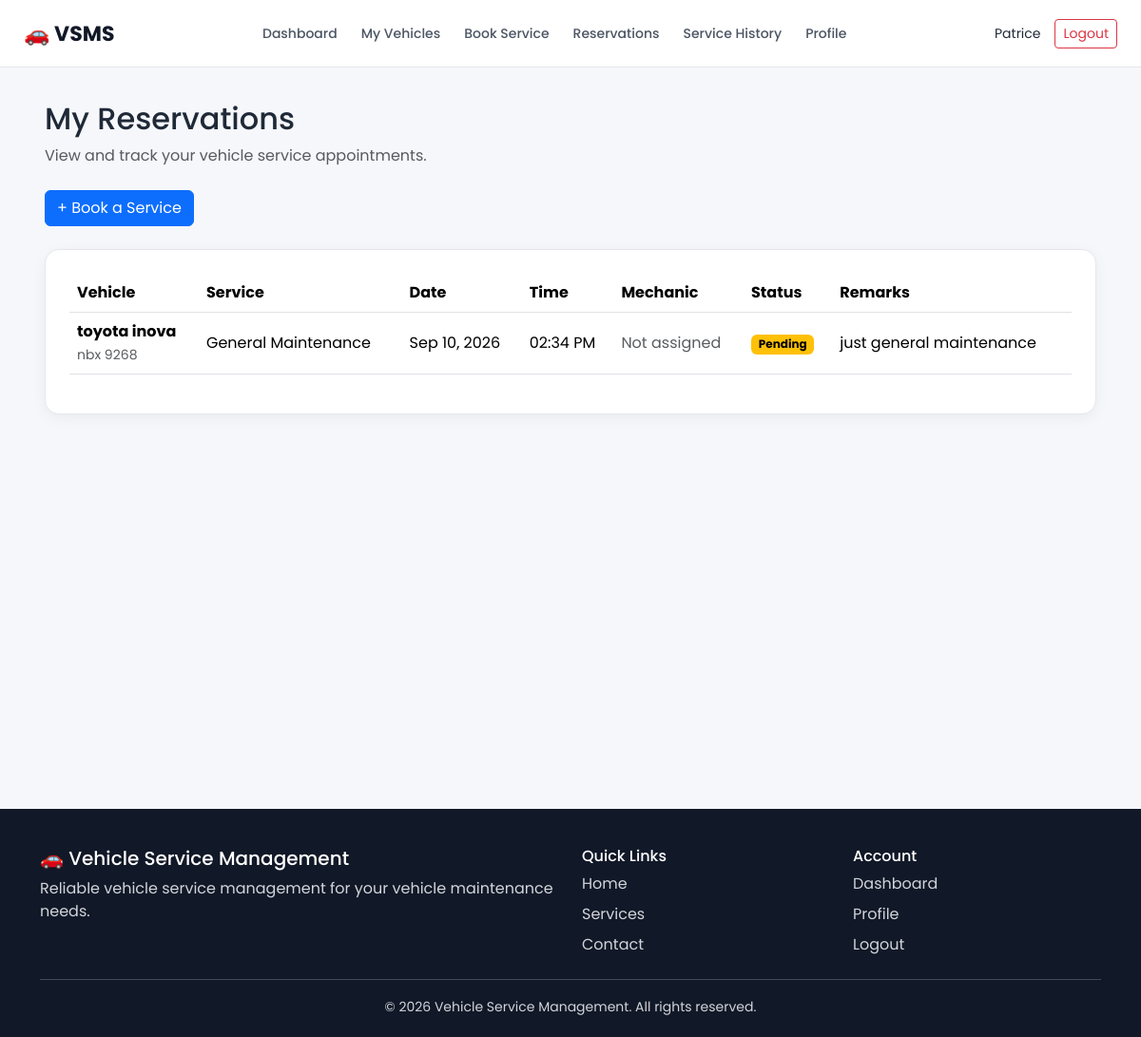
The page /vehicle-service-management/customer/reservations.php (signed in) on the database its author committed.
### tables this page shows
CREATE TABLE `reservations` (
  `id` int(11) NOT NULL,
  `user_id` int(11) NOT NULL,
  `vehicle_id` int(11) NOT NULL,
  `service_type` varchar(100) NOT NULL,
  `appointment_date` date NOT NULL,
  `appointment_time` time NOT NULL,
  `remarks` text DEFAULT NULL,
  `status` enum('Pending','Approved','In Progress','Completed','Cancelled') DEFAULT 'Pending',
  `mechanic_id` int(11) DEFAULT NULL,
  `created_at` timestamp NOT NULL DEFAULT current_timestamp()
);

CREATE TABLE `vehicles` (
  `id` int(11) NOT NULL,
  `user_id` int(11) NOT NULL,
  `brand` varchar(50) NOT NULL,
  `model` varchar(50) NOT NULL,
  `year` year(4) NOT NULL,
  `plate_number` varchar(20) NOT NULL,
  `color` varchar(30) DEFAULT NULL,
  `created_at` timestamp NOT NULL DEFAULT current_timestamp()
);

### vehicle-service-management/customer/reservations.php (the view, shortened to what this page needs)
<?php
include "../includes/customer_header.php";
$user_id = $_SESSION['customer_id'];
$query = "
    SELECT
        r.id,
        r.service_type,
        r.appointment_date,
        r.appointment_time,
        r.remarks,
        r.status,
        r.created_at,
        v.brand,
        v.model,
        v.plate_number
    FROM reservations r
    INNER JOIN vehicles v
        ON r.vehicle_id = v.id
    WHERE r.user_id = ?
    ORDER BY
        r.appointment_date DESC,
        r.appointment_time DESC
";
$stmt = mysqli_prepare($conn, $query);
mysqli_stmt_bind_param(
    $stmt,
    "i",
    $user_id
);
mysqli_stmt_execute($stmt);
$result = mysqli_stmt_get_result($stmt);
?>
<div class="container-fluid">
    <div class="mb-4">
        <h2>
            My Reservations
        </h2>
        <p class="text-muted">
            View and track your vehicle service appointments.
        </p>
    </div>
    <div class="mb-4">
        <a
            href="book_service.php"
            class="btn btn-primary"
        >
            + Book a Service
        </a>
    </div>
    <div class="dashboard-card">
        <?php if (mysqli_num_rows($result) > 0): ?>
            <div class="table-responsive">
                <table class="table table-hover align-middle">
                    <thead>
                        <tr>
                            <th>Vehicle</th>
                            <th>Service</th>
                            <th>Date</th>
                            <th>Time</th>
                            <th>Mechanic</th>
                            <th>Status</th>
                            <th>Remarks</th>
                        </tr>
                    </thead>
                    <tbody>
                        <?php while ($reservation = mysqli_fetch_assoc($result)): ?>
                            <tr>
                                <td>
                                    <strong>
                                        <?= htmlspecialchars($reservation['brand']); ?>
                                        <?= htmlspecialchars($reservation['model']); ?>
                                    </strong>
                                    <br>
                                    <small class="text-muted">
                                        <?= htmlspecialchars($reservation['plate_number']); ?>
                                    </small>
                                </td>
                                <td>
                                    <?= htmlspecialchars($reservation['service_type']); ?>
                                </td>
                                <td>
                                    <?= date(
                                        'M d, Y',
                                        strtotime($reservation['appointment_date'])
                                    ); ?>
                                </td>
                                <td>
                                    <?= date(
                                        'h:i A',
                                        strtotime($reservation['appointment_time'])
                                    ); ?>
                                </td>
                                 <td>
                                    <span class="text-muted">
                                        Not assigned
                                    </span>
                                </td>
                                <td>
                                    <?php
                                    $status = $reservation['status'];
                                    $status_class = 'secondary';
                                    if ($status === 'Pending') {
                                        $status_class = 'warning';
                                    } elseif ($status === 'Approved') {
                                        $status_class = 'primary';
                                    } elseif ($status === 'In Progress') {
                                        $status_class = 'info';
                                    } elseif ($status === 'Completed') {
                                        $status_class = 'success';
                                    } elseif ($status === 'Cancelled') {
                                        $status_class = 'danger';
                                    }
                                    ?>
                                    <span
                                        class="badge text-bg-<?= $status_class; ?>"
                                    >
                                        <?= htmlspecialchars($status); ?>
                                    </span>
                                </td>
                                <td>
                                    <?php if (!empty($reservation['remarks'])): ?>
                                        <?= htmlspecialchars($reservation['remarks']); ?>
                                    <?php else: ?>
                                        <span class="text-muted">
                                            —
                                        </span>
                                    <?php endif; ?>
                                </td>
                            </tr>
                        <?php endwhile; ?>
                    </tbody>
                </table>
            </div>
        <?php endif; ?>
    </div>
</div>
<?php
include "../includes/customer_footer.php";
?>

### vehicle-service-management/css/customer.css (style rules this page uses)
* { box-sizing: border-box; }
body { margin: 0; font-family: 'Poppins', sans-serif; background: #f5f7fb; color: #1f2937; }
.dashboard-card { background: #ffffff; border-radius: 15px; padding: 25px; border: 1px solid #e5e7eb; box-shadow: 0 4px 15px rgba(0, 0, 0, 0.05); }

### rows shown on the page
reservations: vehicle.brand "toyota", vehicle.model "inova", vehicle.plate_number "nbx 9268", service_type "General Maintenance", appointment_date "Sep 10, 2026", appointment_time "02:34 PM", status "Pending", remarks "just general maintenance"

### other values the page prints
$_SESSION['customer_name'] "Patrice"
